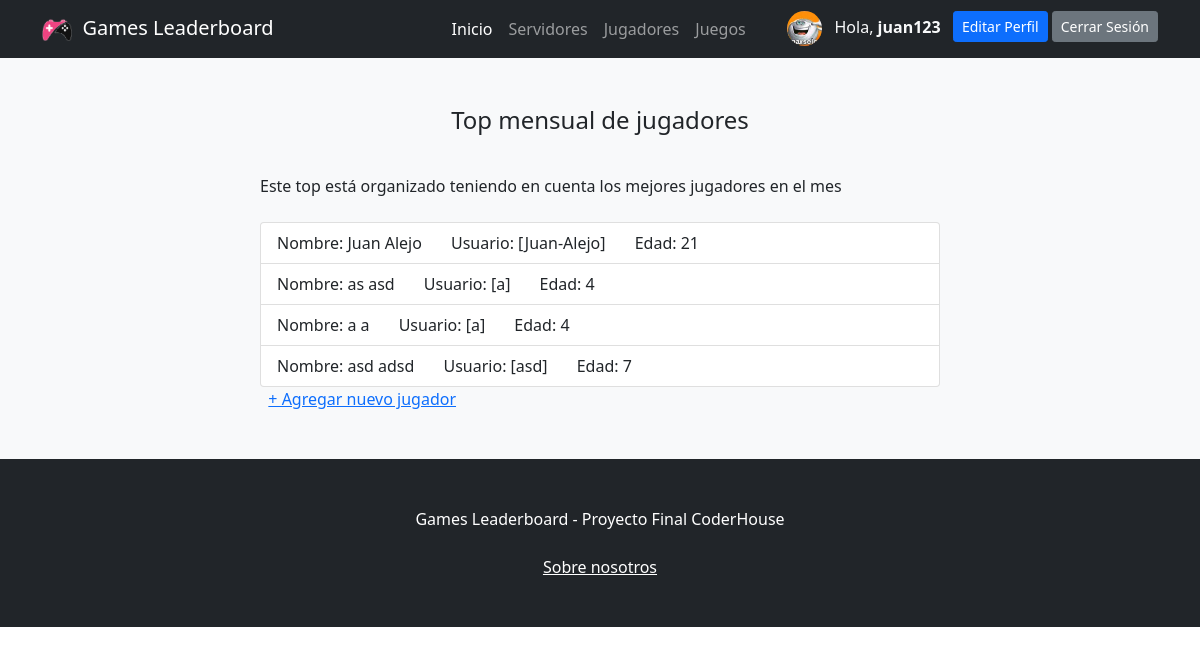
The page /app/jugadores/ (signed in) on the database as committed earlier.
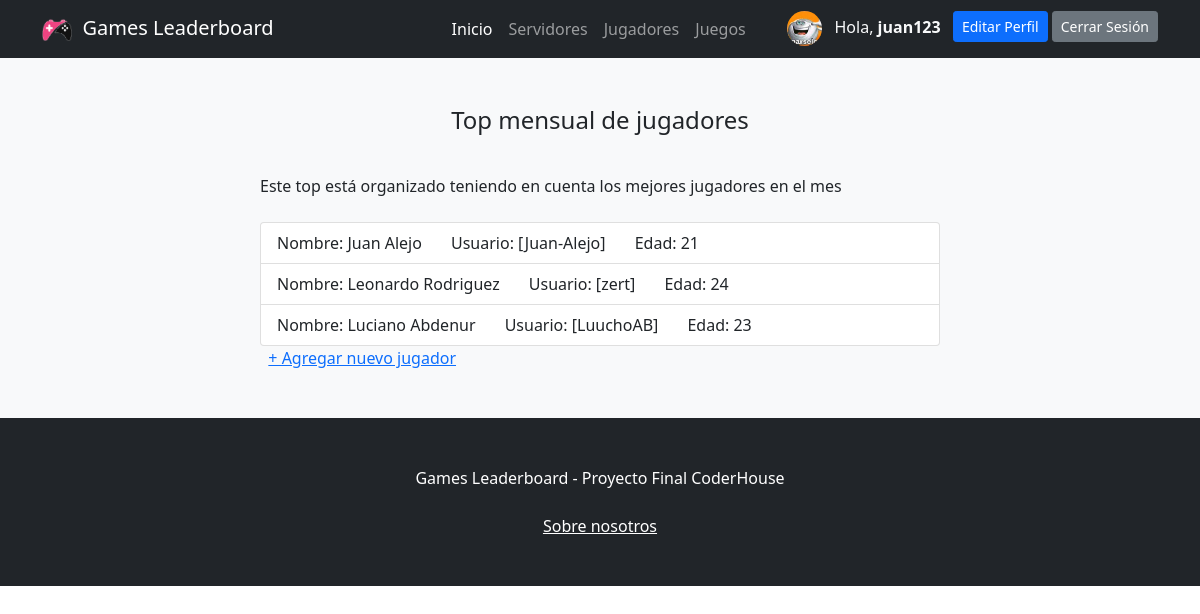
The same page on the database as committed later.
### ProyectoFinalApp/models.py (models this page shows)
class Avatar(models.Model):
    usuario = models.OneToOneField(User, on_delete = models.CASCADE)
    imagen = models.ImageField(upload_to = 'avatars/', blank = True, null = True)
    class Meta:
        verbose_name_plural = "Avatares"

class Jugador(models.Model):
    nombre = models.CharField(max_length = 20)
    apellido = models.CharField(max_length = 20)
    edad = models.IntegerField()
    usuario = models.CharField(max_length = 25)
    class Meta:
        verbose_name_plural = "Jugadores"

### ProyectoFinalApp/views.py (the view)
# urls.py: path('jugadores/', jugadores, name= "jugadores"),
def jugadores(request):
    jugadores = Jugador.objects.all()
    return render(request, "ProyectoFinalApp/jugadores.html", {"jugadores": jugadores})

### ProyectoFinalApp/templates/ProyectoFinalApp/jugadores.html (shortened to what this page needs)
{% extends 'ProyectoFinalApp/base.html' %}
{% load static %}
{% block contenidoPagina %}
<section class="bg-light py-5">
    <div class="container px-5">
        <div class="row gx-5 justify-content-center">
            <div class="col-lg-8">
                <h4>
                    <p style="text-align:center">Top mensual de jugadores</p>
                </h4>
                <br>
                <head>Este top está organizado teniendo en cuenta los mejores jugadores en el mes</head>
                <head></head>
                <br>
                <br>
                <ul class="list-group">
                    {% for jugador in jugadores %}
                    <li class="list-group-item d-flex justify-content-between align-items-start">
                        Nombre: {{jugador.nombre}} {{jugador.apellido}}
                        &nbsp &nbsp &nbsp
                        Usuario: [{{jugador.usuario}}]
                        &nbsp &nbsp &nbsp
                        Edad: {{jugador.edad}}
                    </li>
                    {% endfor %}
                </ul>
                &nbsp&nbsp<a href="{% url 'crearJugador' %}">+ Agregar nuevo jugador</a>
            </div>
        </div>
    </div>
</section>
{% endblock %}

### ProyectoFinalApp/templates/ProyectoFinalApp/base.html (shortened to what this page needs)
{% load static %}
<!DOCTYPE html>
<html lang="en">
<head>
    <link rel="stylesheet" href="https://cdn.jsdelivr.net/npm/bootstrap-icons@1.8.3/font/bootstrap-icons.css">
    <link href="{% static 'css/styles.css' %}" rel="stylesheet" />
</head>
<body>
    <nav class="navbar navbar-expand-lg navbar-dark bg-dark">
        <div class="container">
            <a class="navbar-brand" href="{% url 'inicio' %}"><img src="{% static 'assets/logonavbar.png' %}"
                    alt="{% static 'assets/logonavbar.png' %}" width="30" height="30">&nbsp Games Leaderboard</a>
            <div class="collapse navbar-collapse" id="navbarSupportedContent">
                <ul class="navbar-nav ms-auto mb-2 mb-lg-0 ">
                    <li class="nav-item"><a class="nav-link active" aria-current="page"
                            href="{% url 'inicio' %}">Inicio</a></li>
                    <li class="nav-item"><a class="nav-link" href="{% url 'servidores' %}">Servidores</a></li>
                    <li class="nav-item"><a class="nav-link" href="{% url 'jugadores' %}">Jugadores</a></li>
                    <li class="nav-item"><a class="nav-link" href="{% url 'juegos' %}">Juegos</a></li>
                </ul>
                <ul class="navbar-nav ms-auto mb-2 mb-lg-0 ">
                    {% if user.is_authenticated %}
                    {% if user.avatar.imagen.url %}
                    <img class="rounded-circle" src="{{user.avatar.imagen.url}}" width="35" height="35" alt="">
                    {% else %}
                    <img class="rounded-circle" src="{%static 'assets/default.png'%}" width="35" height="35" alt="">
                    {% endif %}
                    <li class="nav-item">
                        <p class="text-light my-1 mx-1"></i> &nbsp Hola, <b>{{user.username}} &nbsp</b></p>
                    </li>
                    <li class="nav-item"><a class="btn btn-primary btn-sm btn-block"
                            href="{% url 'editarperfil' %}">Editar Perfil</a></li>
                    <li class="nav-item"><a class="btn btn-secondary btn-sm btn-block" href="{% url 'logout' %}">Cerrar
                            Sesión</a></li>
                    {% else %}
                    <li class="nav-item"><a class="btn btn-primary mx-2" href="{% url 'login' %}">Iniciar Sesión</a>
                    </li>
                    <li class="nav-item"><a class="btn btn-outline-primary" href="{% url 'register' %}">Registrarse</a>
                    </li>
                    {% endif %}
                </ul>
            </div>
        </div>
    </nav>
    {% block contenidoPagina %}
    {% endblock %}
    <footer class="py-5 bg-dark">
        <div class="container">
            <p class="m-0 text-center text-white">Games Leaderboard - Proyecto Final CoderHouse</p>
        </div>
        <br>
        <p class="m-0 text-center text-white"><a href="{% url 'about' %}" class="text-white m-0 text-center">Sobre
                nosotros</a></p>
    </footer>
</body>
</html>

Rows that differ between the two databases and show on the page:
removed Jugador: nombre "as", apellido "asd", usuario "a", edad "4"
removed Jugador: nombre "a", apellido "a", usuario "a", edad "4"
removed Jugador: nombre "asd", apellido "adsd", usuario "asd", edad "7"
added Jugador: nombre "Leonardo", apellido "Rodriguez", usuario "zert", edad "24"
added Jugador: nombre "Luciano", apellido "Abdenur", usuario "LuuchoAB", edad "23"
